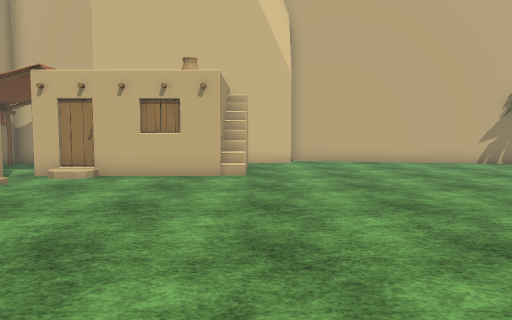
[1] (above)

24 first-person views from a walk through a 3-D level made in the Unity game engine. The camera is 1.3 m above the floor, tilts 4° down and sees 70° across. The floor is counted in squares, 1 m on a side. Each view is taken from the middle of a square. On the plan, view 1 faces up. The plan holds only what a view shows up to about 15 squares ahead; the rest is blank. The place goes on beyond the plan. The player character is not drawn. Some animated figures are left out. Some surface patterns are stand-ins.

[2]
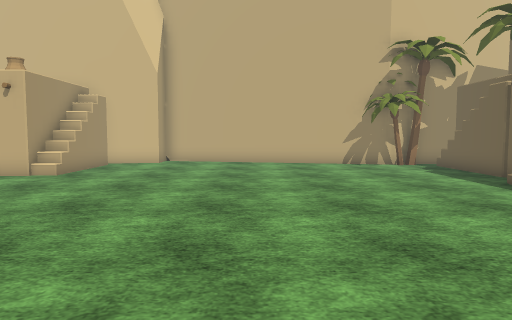

[3]
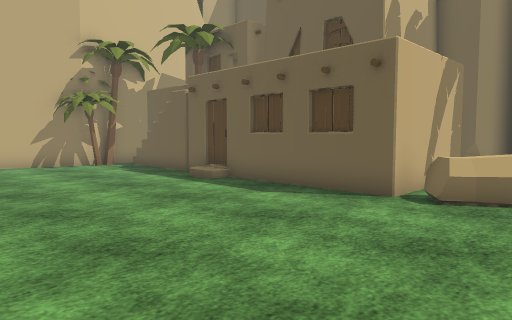

[4]
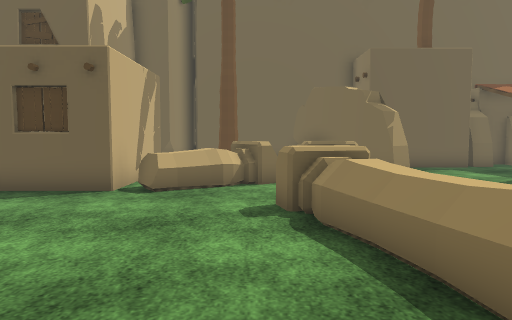

[5]
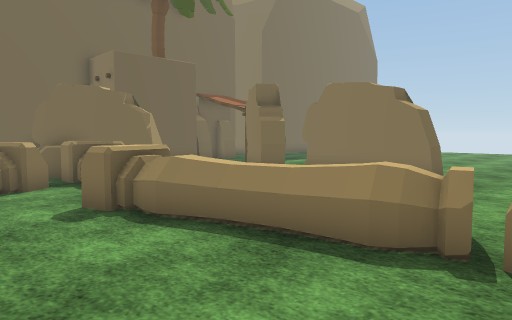

[6]
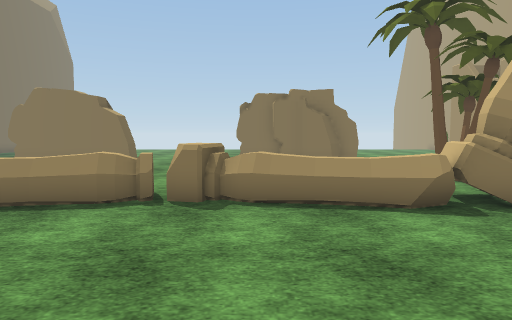

[7]
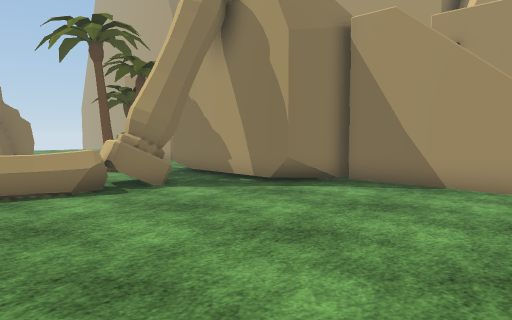

[8]
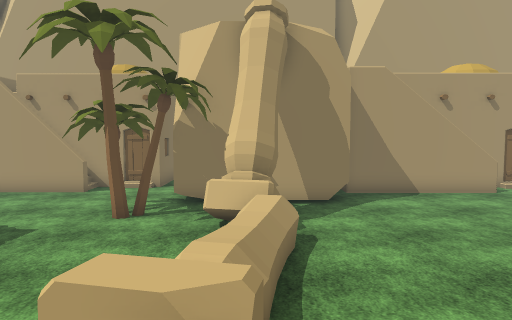

[9]
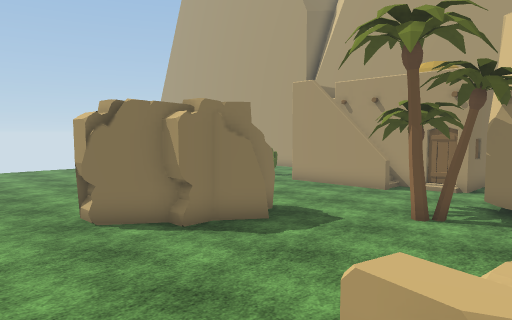

[10]
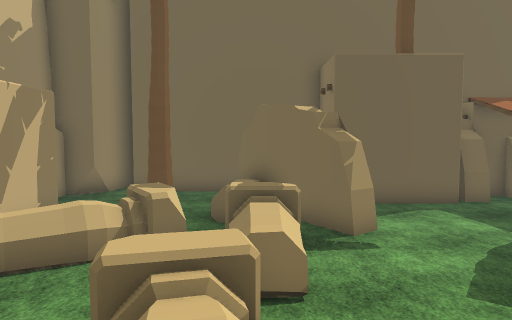

[11]
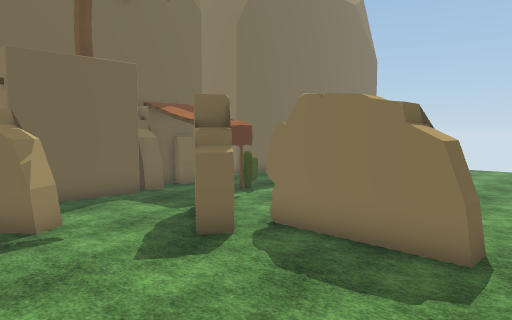

[12]
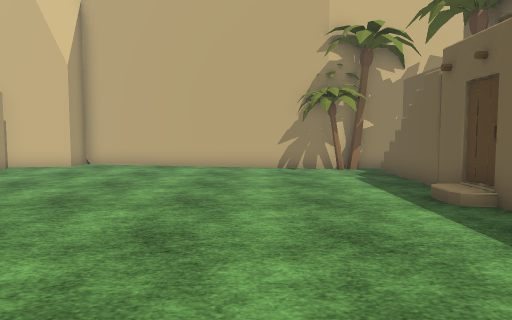

[13]
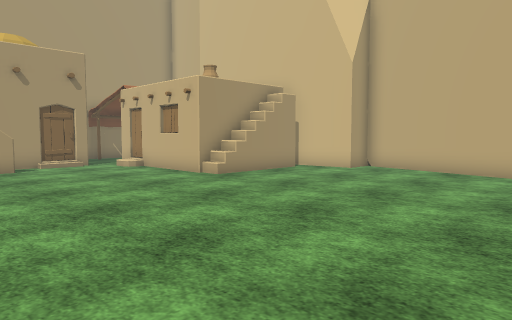

[14]
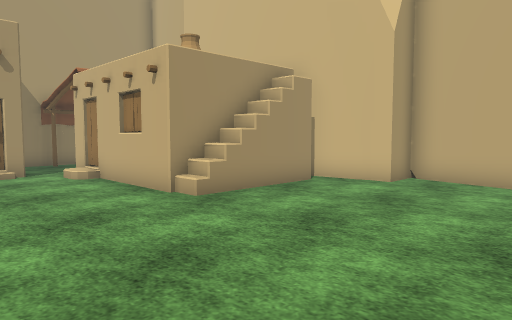

[15]
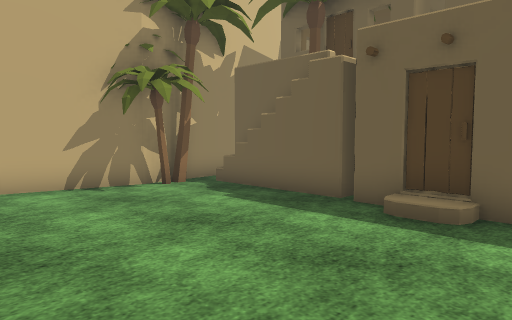

[16]
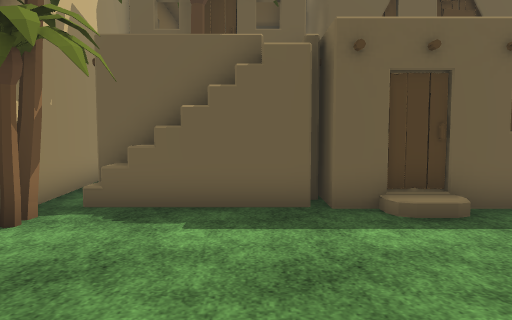

[17]
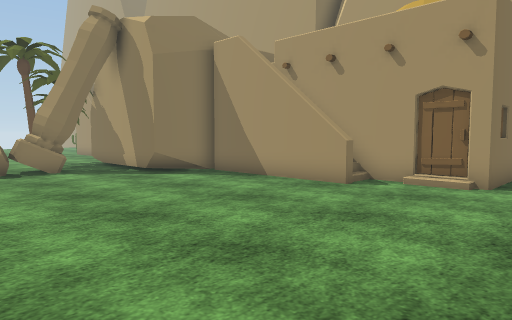

[18]
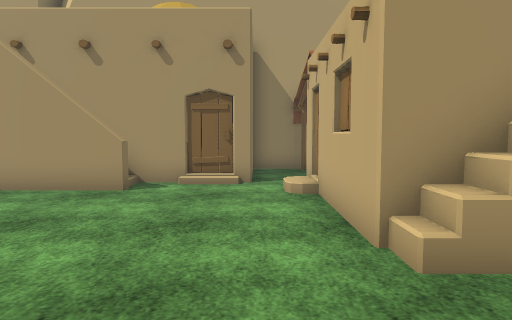

[19]
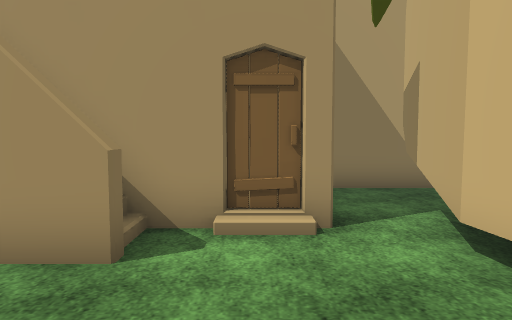

[20]
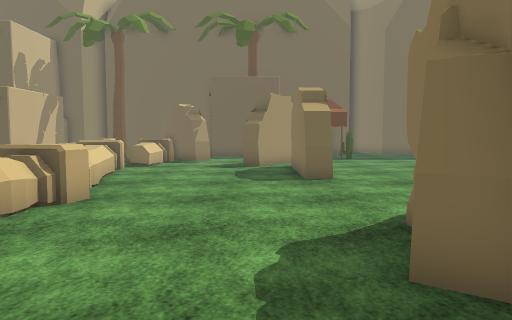

[21]
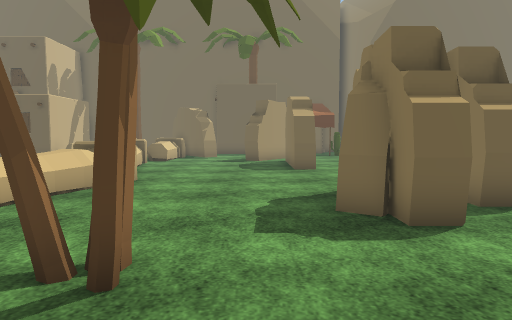

[22]
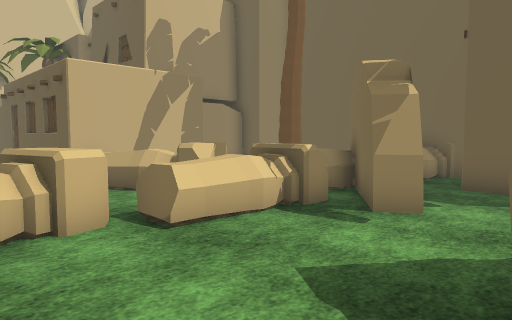

[23]
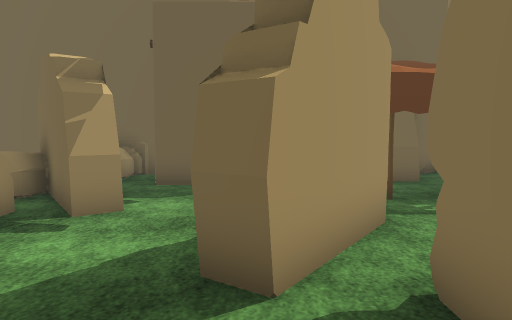

[24]
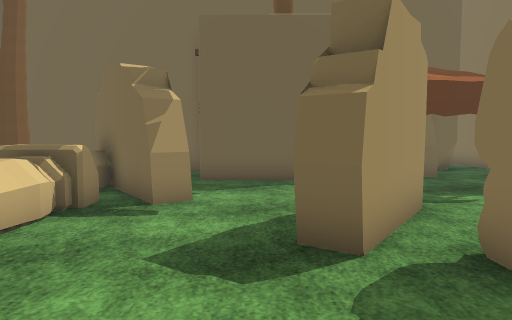

### Floor plan
Key: @ floor where view 1 was taken; # wall or solid block; x gap in a wall; . main floor; : floor 0.25 m higher than the main floor; + floor 0.75 m higher than the main floor; * floor 3.5 m higher than the main floor; / step, stairs or slope; J jar; T palm tree; O other object.
Columns run from 11 left of view 1 to 24 right of it. Each row starts with its distance up from view 1.
 18             #####
 17          ####...######
 16      #####/..........##T#####
 15            ............T.OTO#O
 14            ..............O TO
 13   ..    JJ ..............O T
 12 #...*     +..............O OO
 11 #....//O/................x O## O
 10 ###O#.................../#  OOOO
  9  O  O...................:O  O
  8  O O#....................#  OO
  7    O#O...................O
  6     OO...................O
  5     OO...................O    OO#
  4     OO...................##    .##
  3     OO...................O#### ..###
  2      O..................OO       #
  1      OOO.................OOO  TT #
  0     OOOO...@..............OO..   #
 -1        O............//OO....OO   #
 -2        O.OOOO+++OO////OOOOOOOOO  #
 -3 #      O..OO...OOOO/.....O.OOO..O#
 -4 # OOO OO...................OO....#
 -5 # ..OO...T.....................O
 -6 ###O#....TT....................T
 -7 #   O...................OO.....T
 -8    O#....................OOO...
 -9     #O.....OOOO.....OOOOO.O....OO
-10     #O.....OO O.............O...O
-11     OO.... ..OOOO........ .....OOOOO

Where each view was taken, in squares from view 1:
view 1: 0 up, 0 right, facing up
view 2: 0 up, 6 right, facing up
view 3: 0 up, 6 right, facing up-right
view 4: 0 up, 5 right, facing right
view 5: 2 up, 5 right, facing down-right
view 6: 5 up, 4 right, facing down
view 7: 7 up, 4 right, facing down-left
view 8: 2 down, 8 right, facing left
view 9: 2 down, 8 right, facing down-left
view 10: 2 down, 8 right, facing right
view 11: 2 down, 7 right, facing down-right
view 12: 2 up, 9 right, facing up
view 13: 4 up, 9 right, facing up-left
view 14: 7 up, 6 right, facing up-left
view 15: 7 up, 7 right, facing up-right
view 16: 12 up, 7 right, facing right
view 17: 12 up, 3 right, facing down-left
view 18: 10 up, 3 right, facing left
view 19: 7 down, 2 left, facing left
view 20: 7 down, 2 left, facing right
view 21: 7 down, 5 left, facing right
view 22: 7 down, 10 right, facing up-right
view 23: 7 down, 10 right, facing right
view 24: 6 down, 9 right, facing right
